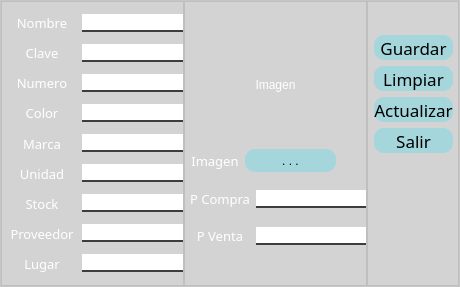
                  <widget class="QFrame" name="Contenido">
                   <property name="styleSheet">
                    <string notr="true">QFrame{
background-color:rgba(187,187,187,0.3);
}
</string>
                   </property>
                   <property name="frameShape">
                    <enum>QFrame::StyledPanel</enum>
                   </property>
                   <property name="frameShadow">
                    <enum>QFrame::Raised</enum>
                   </property>
                   <layout class="QHBoxLayout" name="horizontalLayout_3" stretch="2,2,1">
                    <property name="spacing">
                     <number>0</number>
                    </property>
                    <property name="leftMargin">
                     <number>0</number>
                    </property>
                    <property name="topMargin">
                     <number>0</number>
                    </property>
                    <property name="rightMargin">
                     <number>0</number>
                    </property>
                    <property name="bottomMargin">
                     <number>0</number>
                    </property>
                    <item>
                     <widget class="QFrame" name="Col1">
                      <property name="styleSheet">
                       <string notr="true">
QLabel{
background-color:#000000ff;
color:White;
border:0px solid #14C8DC;
}

QLineEdit{
background-color:White;
border:0px;
color:Black;
border-bottom:2px solid rgb(61,61,61);
font: 75 12pt &quot;Times New Roman&quot;;
}

QPushButton{
background-color:#A4D6DC;
border-radius:15px;
color:Black;
}

QPushButton:hover{
background-color:#DCD8A4;
border-radius:15px;
color:Black;
}
</string>
                      </property>
                      <property name="frameShape">
                       <enum>QFrame::StyledPanel</enum>
                      </property>
                      <property name="frameShadow">
                       <enum>QFrame::Raised</enum>
                      </property>
                      <layout class="QVBoxLayout" name="verticalLayout_11">
                       <property name="spacing">
                        <number>0</number>
                       </property>
                       <property name="leftMargin">
                        <number>0</number>
                       </property>
                       <property name="topMargin">
                        <number>0</number>
                       </property>
                       <property name="rightMargin">
                        <number>0</number>
                       </property>
                       <property name="bottomMargin">
                        <number>0</number>
                       </property>
                       <item>
                        <layout class="QHBoxLayout" name="horizontalLayout_6" stretch="4,5">
                         <item>
                          <layout class="QVBoxLayout" name="verticalLayout_5" stretch="1,5,5,5,5,5,5,5,5,5,1">
                           <item>
                            <spacer name="verticalSpacer_14">
                             <property name="orientation">
                              <enum>Qt::Vertical</enum>
                             </property>
                             <property name="sizeHint" stdset="0">
                              <size>
                               <width>0</width>
                               <height>0</height>
                              </size>
                             </property>
                            </spacer>
                           </item>
                           <item>
                            <widget class="QLabel" name="Nombre1">
                             <property name="font">
                              <font>
                               <family>Goudy Old Style</family>
                               <pointsize>10</pointsize>
                              </font>
                             </property>
                             <property name="text">
                              <string>Nombre</string>
                             </property>
                             <property name="alignment">
                              <set>Qt::AlignCenter</set>
                             </property>
                            </widget>
                           </item>
                           <item>
                            <widget class="QLabel" name="Clave1">
                             <property name="font">
                              <font>
                               <family>Goudy Old Style</family>
                               <pointsize>10</pointsize>
                              </font>
                             </property>
                             <property name="text">
                              <string>Clave</string>
                             </property>
                             <property name="alignment">
                              <set>Qt::AlignCenter</set>
                             </property>
                            </widget>
                           </item>
                           <item>
                            <widget class="QLabel" name="Numero1">
                             <property name="font">
                              <font>
                               <family>Goudy Old Style</family>
                               <pointsize>10</pointsize>
                              </font>
                             </property>
                             <property name="text">
                              <string>Numero</string>
                             </property>
                             <property name="alignment">
                              <set>Qt::AlignCenter</set>
                             </property>
                            </widget>
                           </item>
                           <item>
                            <widget class="QLabel" name="Color1">
                             <property name="font">
                              <font>
                               <family>Goudy Old Style</family>
                               <pointsize>10</pointsize>
                              </font>
                             </property>
                             <property name="text">
                              <string>Color</string>
                             </property>
                             <property name="alignment">
                              <set>Qt::AlignCenter</set>
                             </property>
                            </widget>
                           </item>
                           <item>
                            <widget class="QLabel" name="Marca1">
                             <property name="font">
                              <font>
                               <family>Goudy Old Style</family>
                               <pointsize>10</pointsize>
                              </font>
                             </property>
                             <property name="text">
                              <string>Marca</string>
                             </property>
                             <property name="alignment">
                              <set>Qt::AlignCenter</set>
                             </property>
                            </widget>
                           </item>
                           <item>
                            <widget class="QLabel" name="Unidad1">
                             <property name="font">
                              <font>
                               <family>Goudy Old Style</family>
                               <pointsize>10</pointsize>
                              </font>
                             </property>
                             <property name="text">
                              <string>Unidad</string>
                             </property>
                             <property name="alignment">
                              <set>Qt::AlignCenter</set>
                             </property>
                            </widget>
                           </item>
                           <item>
                            <widget class="QLabel" name="Stock1">
                             <property name="font">
                              <font>
                               <family>Goudy Old Style</family>
                               <pointsize>10</pointsize>
                              </font>
                             </property>
                             <property name="text">
                              <string>Stock</string>
                             </property>
                             <property name="alignment">
                              <set>Qt::AlignCenter</set>
                             </property>
                            </widget>
                           </item>
                           <item>
                            <widget class="QLabel" name="Proveedor1">
                             <property name="font">
                              <font>
                               <family>Goudy Old Style</family>
                               <pointsize>10</pointsize>
                              </font>
                             </property>
                             <property name="text">
                              <string>Proveedor</string>
                             </property>
                             <property name="alignment">
                              <set>Qt::AlignCenter</set>
                             </property>
                            </widget>
                           </item>
                           <item>
                            <widget class="QLabel" name="Lugar1">
                             <property name="font">
                              <font>
                               <family>Goudy Old Style</family>
                               <pointsize>10</pointsize>
                              </font>
                             </property>
                             <property name="text">
                              <string>Lugar</string>
                             </property>
                             <property name="alignment">
                              <set>Qt::AlignCenter</set>
                             </property>
                            </widget>
                           </item>
                           <item>
                            <spacer name="verticalSpacer_15">
                             <property name="orientation">
                              <enum>Qt::Vertical</enum>
                             </property>
                             <property name="sizeHint" stdset="0">
                              <size>
                               <width>0</width>
                               <height>0</height>
                              </size>
                             </property>
                            </spacer>
                           </item>
                          </layout>
                         </item>
                         <item>
                          <layout class="QVBoxLayout" name="verticalLayout_6">
                           <item>
                            <widget class="QLineEdit" name="TXNombre"/>
                           </item>
                           <item>
                            <widget class="QLineEdit" name="TXClave"/>
                           </item>
                           <item>
                            <widget class="QLineEdit" name="TXNumero"/>
                           </item>
                           <item>
                            <widget class="QLineEdit" name="TXColor"/>
                           </item>
                           <item>
                            <widget class="QLineEdit" name="TXMarca"/>
                           </item>
                           <item>
                            <widget class="QLineEdit" name="TXUnidad"/>
                           </item>
                           <item>
                            <widget class="QLineEdit" name="TXStock"/>
                           </item>
                           <item>
                            <widget class="QLineEdit" name="TXProveedor"/>
                           </item>
                           <item>
                            <widget class="QLineEdit" name="TXLugar"/>
                           </item>
                          </layout>
                         </item>
                        </layout>
                       </item>
                      </layout>
                     </widget>
                    </item>
                    <item>
                     <widget class="QFrame" name="Col2">
                      <property name="styleSheet">
                       <string notr="true">
QLabel{
background-color:#000000ff;
color:White;
border:0px solid #14C8DC;
}

QLineEdit{
background-color:White;
border:0px;
color:Black;
border-bottom:2px solid rgb(61,61,61);
font: 75 12pt &quot;Times New Roman&quot;;
}

QPushButton{
background-color:#A4D6DC;
border-radius:10px;
color:Black;
}

QPushButton:hover{
background-color:#DCD8A4;
border-radius:10px;
color:Black;
}
</string>
                      </property>
                      <property name="frameShape">
                       <enum>QFrame::StyledPanel</enum>
                      </property>
                      <property name="frameShadow">
                       <enum>QFrame::Raised</enum>
                      </property>
                      <layout class="QHBoxLayout" name="horizontalLayout_9">
                       <property name="spacing">
                        <number>0</number>
                       </property>
                       <property name="leftMargin">
                        <number>0</number>
                       </property>
                       <property name="topMargin">
                        <number>0</number>
                       </property>
                       <property name="rightMargin">
                        <number>0</number>
                       </property>
                       <property name="bottomMargin">
                        <number>0</number>
                       </property>
                       <item>
                        <layout class="QVBoxLayout" name="verticalLayout_10" stretch="2,5,1,1,1,3,0">
                         <item>
                          <spacer name="verticalSpacer">
                           <property name="orientation">
                            <enum>Qt::Vertical</enum>
                           </property>
                           <property name="sizeHint" stdset="0">
                            <size>
                             <width>20</width>
                             <height>40</height>
                            </size>
                           </property>
                          </spacer>
                         </item>
                         <item>
                          <widget class="QLabel" name="label_13">
                           <property name="text">
                            <string>Imagen</string>
                           </property>
                           <property name="scaledContents">
                            <bool>true</bool>
                           </property>
                           <property name="alignment">
                            <set>Qt::AlignCenter</set>
                           </property>
                          </widget>
                         </item>
                         <item>
                          <spacer name="verticalSpacer_2">
                           <property name="orientation">
                            <enum>Qt::Vertical</enum>
                           </property>
                           <property name="sizeHint" stdset="0">
                            <size>
                             <width>20</width>
                             <height>40</height>
                            </size>
                           </property>
                          </spacer>
                         </item>
                         <item>
                          <layout class="QHBoxLayout" name="horizontalLayout_7" stretch="2,3,1">
                           <property name="spacing">
                            <number>0</number>
                           </property>
                           <item>
                            <widget class="QLabel" name="Imagen1">
                             <property name="minimumSize">
                              <size>
                               <width>0</width>
                               <height>23</height>
                              </size>
                             </property>
                             <property name="font">
                              <font>
                               <family>Goudy Old Style</family>
                               <pointsize>10</pointsize>
                              </font>
                             </property>
                             <property name="text">
                              <string>Imagen</string>
                             </property>
                             <property name="alignment">
                              <set>Qt::AlignCenter</set>
                             </property>
                            </widget>
                           </item>
                           <item>
                            <widget class="QPushButton" name="BTImagen">
                             <property name="minimumSize">
                              <size>
                               <width>0</width>
                               <height>23</height>
                              </size>
                             </property>
                             <property name="cursor">
                              <cursorShape>PointingHandCursor</cursorShape>
                             </property>
                             <property name="text">
                              <string>. . .</string>
                             </property>
                            </widget>
                           </item>
                           <item>
                            <spacer name="horizontalSpacer_3">
                             <property name="orientation">
                              <enum>Qt::Horizontal</enum>
                             </property>
                             <property name="sizeHint" stdset="0">
                              <size>
                               <width>40</width>
                               <height>20</height>
                              </size>
                             </property>
                            </spacer>
                           </item>
                          </layout>
                         </item>
                         <item>
                          <spacer name="verticalSpacer_3">
                           <property name="orientation">
                            <enum>Qt::Vertical</enum>
                           </property>
                           <property name="sizeHint" stdset="0">
                            <size>
                             <width>20</width>
                             <height>40</height>
                            </size>
                           </property>
                          </spacer>
                         </item>
                         <item>
                          <layout class="QHBoxLayout" name="horizontalLayout_8">
                           <property name="spacing">
                            <number>6</number>
                           </property>
                           <property name="leftMargin">
                            <number>0</number>
                           </property>
                           <item>
                            <layout class="QVBoxLayout" name="verticalLayout_8" stretch="1,1,1">
                             <property name="leftMargin">
                              <number>5</number>
                             </property>
                             <item>
                              <widget class="QLabel" name="PCompra">
                               <property name="font">
                                <font>
                                 <family>Goudy Old Style</family>
                                 <pointsize>10</pointsize>
                                </font>
                               </property>
                               <property name="text">
                                <string>P Compra</string>
                               </property>
                               <property name="alignment">
                                <set>Qt::AlignCenter</set>
                               </property>
                              </widget>
                             </item>
                             <item>
                              <spacer name="verticalSpacer_47">
                               <property name="orientation">
                                <enum>Qt::Vertical</enum>
                               </property>
                               <property name="sizeHint" stdset="0">
                                <size>
                                 <width>20</width>
                                 <height>40</height>
                                </size>
                               </property>
                              </spacer>
                             </item>
                             <item>
                              <widget class="QLabel" name="PVenta">
                               <property name="font">
                                <font>
                                 <family>Goudy Old Style</family>
                                 <pointsize>10</pointsize>
                                </font>
                               </property>
                               <property name="text">
                                <string>P Venta</string>
                               </property>
                               <property name="alignment">
                                <set>Qt::AlignCenter</set>
                               </property>
                              </widget>
                             </item>
                            </layout>
                           </item>
                           <item>
                            <layout class="QVBoxLayout" name="verticalLayout_7" stretch="1,1,1">
                             <property name="spacing">
                              <number>10</number>
                             </property>
                             <item>
                              <widget class="QLineEdit" name="TXPCompra"/>
                             </item>
                             <item>
                              <spacer name="verticalSpacer_46">
                               <property name="orientation">
                                <enum>Qt::Vertical</enum>
                               </property>
                               <property name="sizeHint" stdset="0">
                                <size>
                                 <width>20</width>
                                 <height>40</height>
                                </size>
                               </property>
                              </spacer>
                             </item>
                             <item>
                              <widget class="QLineEdit" name="TXPVenta"/>
                             </item>
                            </layout>
                           </item>
                          </layout>
                         </item>
                         <item>
                          <spacer name="verticalSpacer_4">
                           <property name="orientation">
                            <enum>Qt::Vertical</enum>
                           </property>
                           <property name="sizeHint" stdset="0">
                            <size>
                             <width>20</width>
                             <height>40</height>
                            </size>
                           </property>
                          </spacer>
                         </item>
                        </layout>
                       </item>
                      </layout>
                     </widget>
                    </item>
                    <item>
                     <widget class="QFrame" name="Col3">
                      <property name="styleSheet">
                       <string notr="true">
QLabel{
background-color:#000000ff;
color:White;
border:0px solid #14C8DC;
}

QLineEdit{
background-color:White;
border:0px;
color:Black;
border-bottom:2px solid rgb(61,61,61);
font: 75 12pt &quot;Times New Roman&quot;;
}

QPushButton{
background-color:#A4D6DC;
border-radius:10px;
color:Black;
}

QPushButton:hover{
background-color:#DCD8A4;
border-radius:10px;
color:Black;
}
</string>
                      </property>
                      <property name="frameShape">
                       <enum>QFrame::StyledPanel</enum>
                      </property>
                      <property name="frameShadow">
                       <enum>QFrame::Raised</enum>
                      </property>
                      <layout class="QHBoxLayout" name="horizontalLayout_63">
                       <property name="leftMargin">
                        <number>0</number>
                       </property>
                       <property name="topMargin">
                        <number>0</number>
                       </property>
                       <property name="rightMargin">
                        <number>0</number>
                       </property>
                       <property name="bottomMargin">
                        <number>0</number>
                       </property>
                       <item>
                        <layout class="QVBoxLayout" name="verticalLayout_12" stretch="1,3,4">
                         <property name="spacing">
                          <number>0</number>
                         </property>
                         <item>
                          <spacer name="verticalSpacer_6">
                           <property name="orientation">
                            <enum>Qt::Vertical</enum>
                           </property>
                           <property name="sizeHint" stdset="0">
                            <size>
                             <width>17</width>
                             <height>37</height>
                            </size>
                           </property>
                          </spacer>
                         </item>
                         <item>
                          <layout class="QHBoxLayout" name="horizontalLayout_10" stretch="1,10,1">
                           <property name="spacing">
                            <number>0</number>
                           </property>
                           <item>
                            <spacer name="horizontalSpacer_4">
                             <property name="orientation">
                              <enum>Qt::Horizontal</enum>
                             </property>
                             <property name="sizeHint" stdset="0">
                              <size>
                               <width>13</width>
                               <height>20</height>
                              </size>
                             </property>
                            </spacer>
                           </item>
                           <item>
                            <layout class="QVBoxLayout" name="verticalLayout_9" stretch="0,0,0,0">
                             <property name="spacing">
                              <number>6</number>
                             </property>
                             <property name="leftMargin">
                              <number>0</number>
                             </property>
                             <property name="topMargin">
                              <number>0</number>
                             </property>
                             <property name="rightMargin">
                              <number>0</number>
                             </property>
                             <property name="bottomMargin">
                              <number>0</number>
                             </property>
                             <item>
                              <widget class="QPushButton" name="BTGuardar">
                               <property name="minimumSize">
                                <size>
                                 <width>0</width>
                                 <height>25</height>
                                </size>
                               </property>
                               <property name="font">
                                <font>
                                 <family>Goudy Old Style</family>
                                 <pointsize>13</pointsize>
                                </font>
                               </property>
                               <property name="cursor">
                                <cursorShape>PointingHandCursor</cursorShape>
                               </property>
                               <property name="text">
                                <string>Guardar</string>
                               </property>
                              </widget>
                             </item>
                             <item>
                              <widget class="QPushButton" name="BTLimpiar">
                               <property name="minimumSize">
                                <size>
                                 <width>0</width>
                                 <height>25</height>
                                </size>
                               </property>
                               <property name="font">
                                <font>
                                 <family>Goudy Old Style</family>
                                 <pointsize>13</pointsize>
                                </font>
                               </property>
                               <property name="cursor">
                                <cursorShape>PointingHandCursor</cursorShape>
                               </property>
                               <property name="text">
                                <string>Limpiar</string>
                               </property>
                              </widget>
                             </item>
                             <item>
                              <widget class="QPushButton" name="BTActualizar">
                               <property name="minimumSize">
                                <size>
                                 <width>0</width>
                                 <height>25</height>
                                </size>
                               </property>
                               <property name="font">
                                <font>
                                 <family>Goudy Old Style</family>
                                 <pointsize>13</pointsize>
                                </font>
                               </property>
                               <property name="cursor">
                                <cursorShape>PointingHandCursor</cursorShape>
                               </property>
                               <property name="text">
                                <string>Actualizar</string>
                               </property>
                              </widget>
                             </item>
                             <item>
                              <widget class="QPushButton" name="BTSalir">
                               <property name="minimumSize">
                                <size>
                                 <width>0</width>
                                 <height>25</height>
                                </size>
                               </property>
                               <property name="font">
                                <font>
                                 <family>Goudy Old Style</family>
                                 <pointsize>13</pointsize>
                                </font>
                               </property>
                               <property name="cursor">
                                <cursorShape>PointingHandCursor</cursorShape>
                               </property>
                               <property name="text">
                                <string>Salir</string>
                               </property>
                              </widget>
                             </item>
                            </layout>
                           </item>
                           <item>
                            <spacer name="horizontalSpacer_5">
                             <property name="orientation">
                              <enum>Qt::Horizontal</enum>
                             </property>
                             <property name="sizeHint" stdset="0">
                              <size>
                               <width>13</width>
                               <height>20</height>
                              </size>
                             </property>
                            </spacer>
                           </item>
                          </layout>
                         </item>
                         <item>
                          <spacer name="verticalSpacer_5">
                           <property name="orientation">
                            <enum>Qt::Vertical</enum>
                           </property>
                           <property name="sizeHint" stdset="0">
                            <size>
                             <width>17</width>
                             <height>37</height>
                            </size>
                           </property>
                          </spacer>
                         </item>
                        </layout>
                       </item>
                      </layout>
                     </widget>
                    </item>
                   </layout>
                  </widget>
